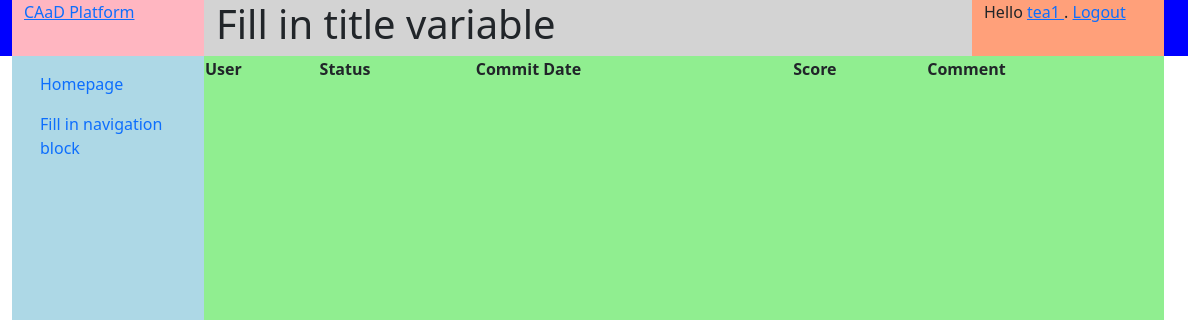
/courses/task/6/submissions (signed in), run on an earlier commit of the app's database.
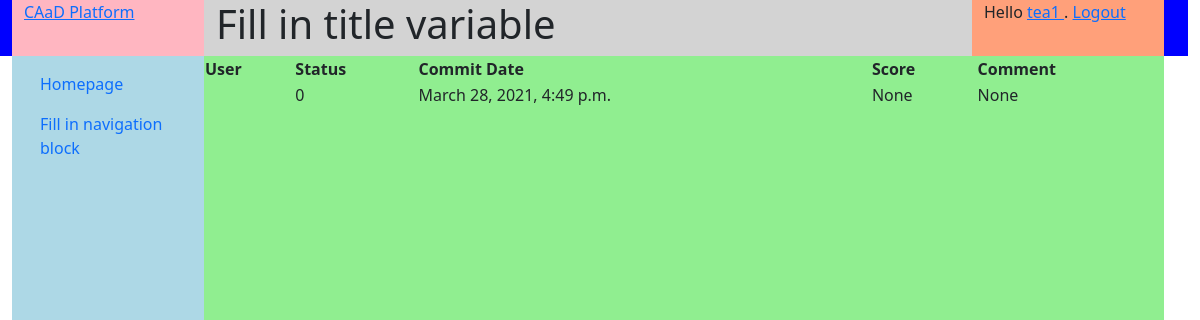
And on a later commit of the database.
### homeworks/models.py (models this page shows, shortened)
class Submission(models.Model):
    SUBMISSION_STATUS = [ (0, "Unfinished"), (1, "Submitted"), (2, "Commented") ]
    status = models.IntegerField(
        'status', default=0, choices=SUBMISSION_STATUS)
    commit_date = models.DateTimeField('date committed', default=timezone.now())
    score = models.IntegerField('score', null=True)
    comment = models.CharField('comment', max_length=1024, null=True)
    task = models.ForeignKey(Task, on_delete=models.CASCADE, related_name="submissions", null=True)
    submitter = models.ForeignKey(User, on_delete=models.CASCADE, related_name="submissions", null=True)
    file = models.OneToOneField(SubmissionFile, on_delete=models.CASCADE, null=True, blank=True, related_name="submission")

### homeworks/views.py (the view)
# urls.py: path('task/<int:task_id>/submissions', homework_views.SubmissionListView.as_view(), name='submission_list'),
class SubmissionListView(ListView):
    paginate_by = 10
    template_name = 'homeworks/submission_list.html'
    context_object_name = 'submission_list'
    def get_queryset(self):
        user = self.request.user
        task_id = self.kwargs['task_id']
        return Submission.objects.filter(task__pk=task_id)
    def get_context_data(self, *args, object_list=None, **kwargs):
        context = super().get_context_data(*args, object_list=object_list, **kwargs)
        context['task_id'] = self.kwargs['task_id']
        return context
    def get(self, request, task_id):
        task = get_object_or_404(Task, pk=task_id)
        res, response = check_authenticated_and(request, CourseMember.is_teacher_of(request.user.pk, task.course.pk), USER_NOT_AUTHORIZED)
        if res == False:
            return response
        return super(SubmissionListView, self).get(self, request)

### courses/models.py (called while the page is built)
    @classmethod
    def get_highest_course_privilege(cls, user_id, course_id):
        if user_id == None or course_id == None:
            return 4
        cm = cls.objects.filter(course__pk=course_id).filter(user__pk=user_id)
        if len(cm) > 0:
            type = 3
            for role in cm:
                if role.type < type:
                    type = role.type
            return type
        return 4

    @classmethod
    def is_teacher_of(cls, user_id, course_id):
        return (cls.get_highest_course_privilege(user_id, course_id) < 2)

### utils/general.py (called while the page is built)
def check_authenticated_and(request, criteria=None, error_code=None):
    if not request.user.is_authenticated:
        return (False, return_error(request, USER_NOT_AUTHENTICATED))
    if criteria is not None and not criteria:
        return (False, return_error(request, error_code))
    return (True, None)

### templates/homeworks/submission_list.html
{% extends 'generics/base.html' %}
{% block content %}
<table>
<tr>
<th>User</th>
<th>Status</th>
<th>Commit Date</th>
<th>Score</th>
<th>Comment</th>
</tr>
<tr>
{% for submission in submission_list %}
<td>{{ submission.user.username }}</td>
<td>{{ submission.status }}</td>
<td>{{ submission.commit_date }}</td>
<td>{{ submission.score }}</td>
<td>{{ submission.comment }}</td>
{% endfor %}
</tr>
</table>
{% endblock content %}

### templates/generics/base.html (shortened to what this page needs)
{% load static %}
<!DOCTYPE html>
<html>
    <head>
        <link rel="stylesheet" href="{% static 'css/base.css' %}">
        <link href="https://cdn.bootcdn.net/ajax/libs/twitter-bootstrap/5.0.0-beta2/css/bootstrap.min.css" rel="stylesheet">
    </head>
    <body>
<div id="header" class="header container-fluid row">
    <div class="logo col-sm-2 center">
        <a href="{% url 'home' %}">CAaD Platform</a>
    </div>
        <div class="title col-sm-8">
            <h1>{{ title | default:"Fill in title variable" }}<h1>
        </div>
    <div class="user col-sm-2">
        {% block status %}
            {% if user.is_authenticated %}
            Hello
            <a href="{% url 'users:profile' user.username %}">
            {{ user.username }}
            </a>
            . <a href="{% url 'users:logout_view' %}">Logout</a>
            {% else %}
            Anonymous User. <a href="{% url 'users:login' %}">Login</a>
            {% endif %}
        {% endblock status %}
    </div>
</div>
<div id="body" class="container-fluid row">
    <div class="navi col-sm-2 flex-fill">
    <nav class="navbar navbar-default" role="navigation">
        <ul class="nav nav-pills flex-column">
            <li class="nav-item">
                <a class="nav-link" href='{% url "home" %}'>Homepage</a>
            </li>
            {% block navigation %}
            <li class="nav-item">
                <a class="nav-link" href='{% url "home" %}'>Fill in navigation block</a>
            </li>
            {% endblock %}
        </ul>
    </nav>
    </div>
    <div class="content col-sm-10 container">
    <div class="row align-items-baseline">
        {% block content%}{% endblock %}
    </div>
    </div>
</div>
    </body>
</html>

### statics/css/base.css (style rules this page uses)
.header { background-color: blue; }
.logo { background-color: lightpink; }
.user { background-color: lightsalmon; }
.title { background-color: lightgray; }
#body { min-height: 90vh; }
.navi { background-color: lightblue; }
.content { background-color: lightgreen; border-top: 10px; }

What changed in the data, as far as the page shows it:
added Submission: status "0", commit_date "March 28, 2021, 4:49 p.m.", score "None", comment "None"
